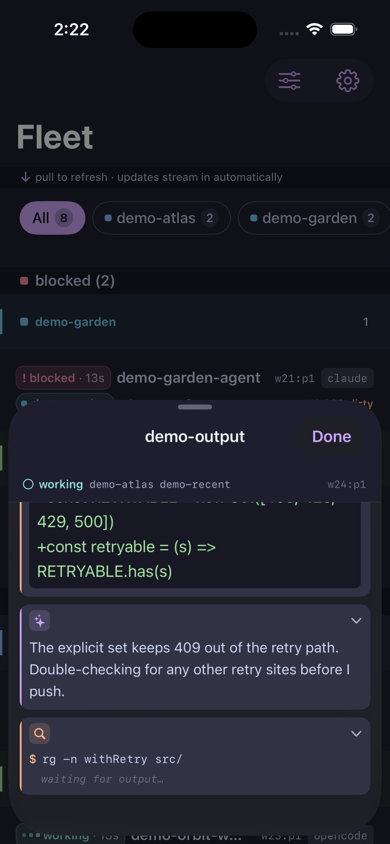
#> input picture docs/design/evidence/issue-385/implementation/phase-2-recents-mocha-390x844.png, 390 x 844 px; its folder holds 4 pictures in this run
$ python translucency-analysis.py
#> lines starting #> are read from the running program, lines starting #| are printed output that depends on the picture
#!/usr/bin/env python3
"""#385 translucent-sheet evidence analysis (stdlib + Pillow only).

Compares the captured sheet-over-board frames against the board-only frames
from the SAME deterministic demo launch (identical scroll position) and
proves the sheet surface is TRANSLUCENT:

  1. A column INSIDE the recents sheet surface (its left margin, which no
     card covers) is correlated against the SAME column of the board-only
     frame blurred by a Gaussian kernel (pre-compensating the glass's own
     blur). An OPAQUE surface cannot track the underlying content: its
     column is one flat tone (stdev ~ 0) and its correlation is ~0.
  2. The number of distinct surface tones in the probe column is reported:
     an opaque surface yields 1; the sheet surface tracks the board's
     row/band structure (>= 2 tones).

Frames (390x844 rescale of the 1179x2556 iPhone 16 @3x captures; sips
`-z 844 390`, 0.18 % aspect distortion):
  phase-2-recents-mocha-390x844.png  vs phase-1-board-mocha-390x844.png
  phase-3-recents-latte-390x844.png  vs phase-4-board-latte-390x844.png

Run:  python3 translucency-analysis.py
"""
import math
import statistics
from pathlib import Path

from PIL import Image, ImageFilter

HERE = Path(__file__).resolve().parent


def column_stats(img, x, y0, y1):
    """Per-pixel channel sums of one column strip -> list."""
    strip = img.crop((x, y0, x + 1, y1))
    return [sum(p) for p in strip.getdata()]


def corr(a, b):
    ma, mb = statistics.mean(a), statistics.mean(b)
    cov = sum((x - ma) * (y - mb) for x, y in zip(a, b))
    va = sum((x - ma) ** 2 for x in a)
    vb = sum((y - mb) ** 2 for y in b)
    if va == 0 or vb == 0:
        return 0.0
    return cov / math.sqrt(va * vb)


def probe(surface_img, board_img, sheet_top_frac, x_frac=0.015):
    """Correlate a sheet-surface column against the blurred board column.

    x_frac: probe column as a fraction of width (recents sheet left margin,
    which no card ever covers).
    """
    w, h = surface_img.size
    x = max(1, int(w * x_frac))
    y0 = int(h * sheet_top_frac) + int(h * 0.04)
    y1 = h
    blur = max(2, round(h / 213))  # 12 px at 3x == 4 px at 390x844

    surface_vals = column_stats(surface_img, x, y0, y1)
    # Blur the board column over a wider crop, then take its centre column.
    crop = board_img.crop((x - blur * 2, y0, x + blur * 2 + 1, y1))
    blurred = crop.filter(ImageFilter.GaussianBlur(blur))
    board_vals = column_stats(blurred, blur * 2, 0, y1 - y0)

    tones = len({(v // 30) for v in surface_vals})
    return {
        "corr": round(corr(surface_vals, board_vals), 3),
        "surface_stdev": round(statistics.pstdev(surface_vals), 2),
        "board_stdev": round(statistics.pstdev(board_vals), 2),
        "surface_tones": tones,
    }


def find_sheet_top(img):
    """Grab-handle row: a horizontal light-gray capsule near the sheet top.
    The recents sheet is presented at the MEDIUM detent (~44 % of screen
    height on this device), so only rows below 36 % are candidates — board
    chrome above the sheet (pills, tags) is also grayish on Latte and would
    otherwise win the search."""
    w, h = img.size
    for y in range(int(h * 0.36), int(h * 0.65), 2):
        xs = []
        for x in range(int(w * 0.35), int(w * 0.65), 2):
            r, g, b = img.getpixel((x, y))
            if abs(r - g) < 30 and abs(g - b) < 30 and 90 < (r + g + b) / 3 < 200:
                xs.append(x)
        if xs and max(xs) - min(xs) > int(w * 0.06):
            return y / h
    raise SystemExit("sheet grab-handle not found")


def main():
    def load(name):
        return Image.open(HERE / f"{name}-390x844.png").convert("RGB")

    results = []
    for surface_name, board_name, label in (
        ("phase-2-recents-mocha", "phase-1-board-mocha", "recents Mocha"),
        ("phase-3-recents-latte", "phase-4-board-latte", "recents Latte"),
    ):
        surface = load(surface_name)
        board = load(board_name)
#> call 2 of load, with name = 'phase-1-board-mocha'
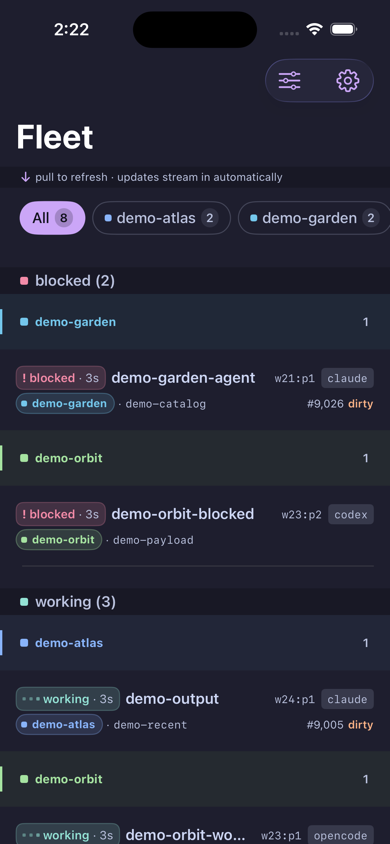
#> input picture docs/design/evidence/issue-385/implementation/phase-1-board-mocha-390x844.png, 390 x 844 px
        top = find_sheet_top(surface)
#> top = 0.444
        stat = probe(surface, board, sheet_top_frac=top)
#> in probe, `y0 = int(h * sheet_top_frac) + int(h * 0.04)`: y0 = 408
#> in probe, `surface_vals = column_stats(surface_img, x, y0, y1)`: surface_vals = 436 values, max 65 at index 23, min 43 at index 181, mean 57.94
#> in probe, `crop = board_img.crop((x - blur * 2, y0, x + blur * 2 + 1, y1))`:
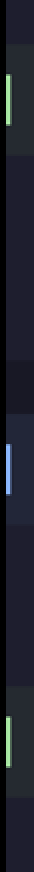
#> crop: PIL image 17x436 RGB (shown 2 times larger); mean R, G, B 29.1, 31.8, 42.2
#> in probe, `blurred = crop.filter(ImageFilter.GaussianBlur(blur))`:
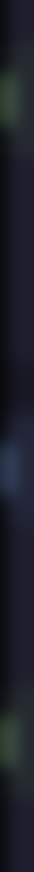
#> blurred: PIL image 17x436 RGB (shown 2 times larger); mean R, G, B 28.5, 31.1, 41.4
#> in probe, `board_vals = column_stats(blurred, blur * 2, 0, y1 - y0)`: board_vals = 436 values, max 176 at index 230, min 78 at index 187, mean 112.5
#> in probe, `tones = len({(v // 30) for v in surface_vals})`: tones = 2
#> in corr, `ma, mb = statistics.mean(a), statistics.mean(b)`: ma = 57.94; mb = 112.5
#> in corr, `cov = sum((x - ma) * (y - mb) for x, y in zip(a, b))`: cov = 53348.5
#> in corr, `va = sum((x - ma) ** 2 for x in a)`: va = 14503.3
#> in corr, `vb = sum((y - mb) ** 2 for y in b)`: vb = 329149
#> stat = {'corr': 0.772, 'surface_stdev': 5.77, 'board_stdev': 27.48, 'surface_tones': 2}
        ok = stat["corr"] >= 0.5 and stat["surface_tones"] >= 2
#> ok = True
        results.append((label, stat, ok))
        print(f"[{label}] sheet top at {top:.1%} of height")
#| [recents Mocha] sheet top at 44.4% of height
        print(f"  sheet-surface column vs blurred board: "
              f"corr={stat['corr']} surface-stdev={stat['surface_stdev']} "
              f"board-stdev={stat['board_stdev']} tones={stat['surface_tones']}")
#|   sheet-surface column vs blurred board: corr=0.772 surface-stdev=5.77 board-stdev=27.48 tones=2
        print("  -> TRANSLUCENT: surface tracks the underlying board"
              if ok else "  -> CHECK: see README interpretation")
#|   -> TRANSLUCENT: surface tracks the underlying board
#> pass 2 of the loop in main, `for surface_name, board_name, label in (`:
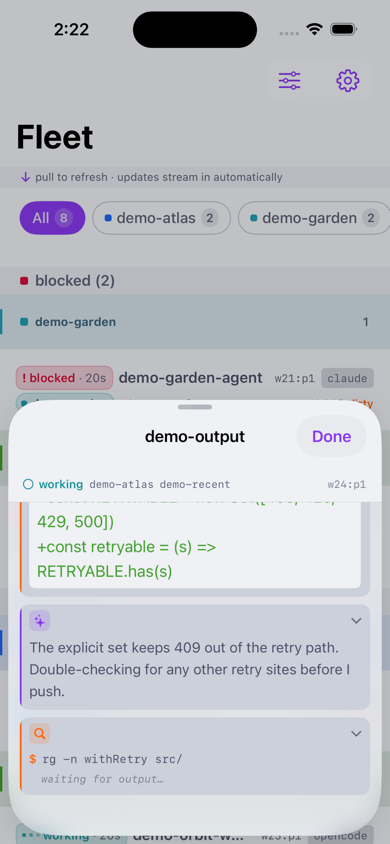
#> input picture docs/design/evidence/issue-385/implementation/phase-3-recents-latte-390x844.png, 390 x 844 px
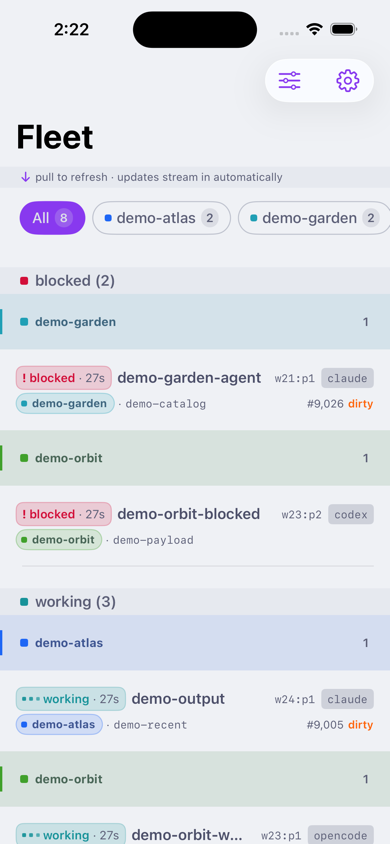
#> input picture docs/design/evidence/issue-385/implementation/phase-4-board-latte-390x844.png, 390 x 844 px
#> top = 0.359
#> y0 = 336
#> surface_vals = 508 values, max 582 at index 14, min 507 at index 148, mean 545
#> crop: PIL image 17x508 RGB
#> in probe (call 2), `blurred = crop.filter(ImageFilter.GaussianBlur(blur))`:
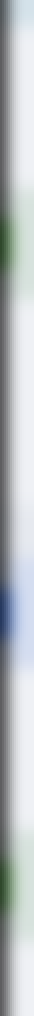
#> blurred: PIL image 17x508 RGB (shown 2 times larger); mean R, G, B 183.1, 188.6, 191.1
#> board_vals = 508 values, max 661 at index 22, min 551 at index 118, mean 633.6
#> tones = 4
#> stat = {'corr': 0.892, 'surface_stdev': 24.56, 'board_stdev': 36.02, 'surface_tones': 4}
#| [recents Latte] sheet top at 35.9% of height
#|   sheet-surface column vs blurred board: corr=0.892 surface-stdev=24.56 board-stdev=36.02 tones=4
#|   -> TRANSLUCENT: surface tracks the underlying board

    print("\nOpaque control (card interiors are one flat tone):")
    for name, label in (("phase-2-recents-mocha", "mocha block card"),
                        ("phase-3-recents-latte", "latte block card")):
        img = load(name)
        w, h = img.size
#> w = 390; h = 844
        hit = None
        for yf in (0.55, 0.60, 0.65, 0.70, 0.75, 0.80):
            rgb = img.getpixel((int(w * 0.5), int(h * yf)))
            # Cards: mocha surface0 ~ (49,50,68); latte cards near-white.
            if (max(rgb) - min(rgb)) < 45 and (120 < sum(rgb) < 260
                                               or sum(rgb) > 590):
                vals = column_stats(img, int(w * 0.5),
                                    int(h * yf) - 2, int(h * yf) + 2)
                hit = (yf, rgb, round(statistics.pstdev(vals), 2),
                       len({v // 30 for v in vals}))
                break
#> this loop made 4 passes
#> (vals, hit) on pass 4: ([146, 170, 167, 167], (0.7, (49, 50, 68), 9.6, 2))
#> rgb on passes 1 to 3: (30, 30, 46), (24, 24, 37), (24, 24, 37)
        print(f"  [{label}] card at y={hit[0]:.0%}: rgb={hit[1]} "
              f"stdev={hit[2]} tones={hit[3]}" if hit
              else f"  [{label}] card probe not found")
#|   [mocha block card] card at y=70%: rgb=(49, 50, 68) stdev=9.6 tones=2
#> pass 2 of the loop in main, `for name, label in (("phase-2-recents-mocha", "mocha block card"),`:
#> the loop in main, `for yf in (0.55, 0.60, 0.65, 0.70, 0.75, 0.80):` made 1 pass
#> (vals, hit) on pass 1: ([725, 725, 725, 725], (0.55, (239, 241, 245), 0, 1))
#|   [latte block card] card at y=55%: rgb=(239, 241, 245) stdev=0.0 tones=1

    verdict = all(ok for _, _, ok in results)
#> verdict = True
    print("\nVERDICT:", "PASS - sheet surfaces are translucent over the board"
          if verdict else "FAIL")
#| VERDICT: PASS - sheet surfaces are translucent over the board
    return 0 if verdict else 1


if __name__ == "__main__":
    raise SystemExit(main())
#> (the program exits here)
